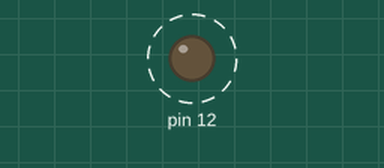
Simulated run of this sketch. Board: Arduino Uno, built with avr-gcc and run on an emulated ATmega328P. Shown: output pins drawn as LEDs (lit = HIGH). Dashed ring = blinking. No radio packets arrive unless stated.

Above: at 0.5 s.
Timing chart, 0 to 3.0 s (numbered marks = the images above):
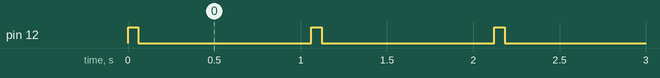

The sketch:

main.ino
```cpp
#include <RH_ASK.h>
#include <SPI.h>

RH_ASK driver;

void setup()
{
    Serial.begin(9600);   // Debugging only
    if (!driver.init())
         Serial.println("init failed");
    pinMode(12, OUTPUT);
}

void loop()
{
    const char *msg = "hello";
    digitalWrite(12, HIGH);
    driver.send((uint8_t *)msg, strlen(msg));
    driver.waitPacketSent();
    digitalWrite(12, LOW);
    delay(1000);
}
```

Measured:
- by itself, pin 12: alternates HIGH for 0.06 s and LOW for 1.0 s
